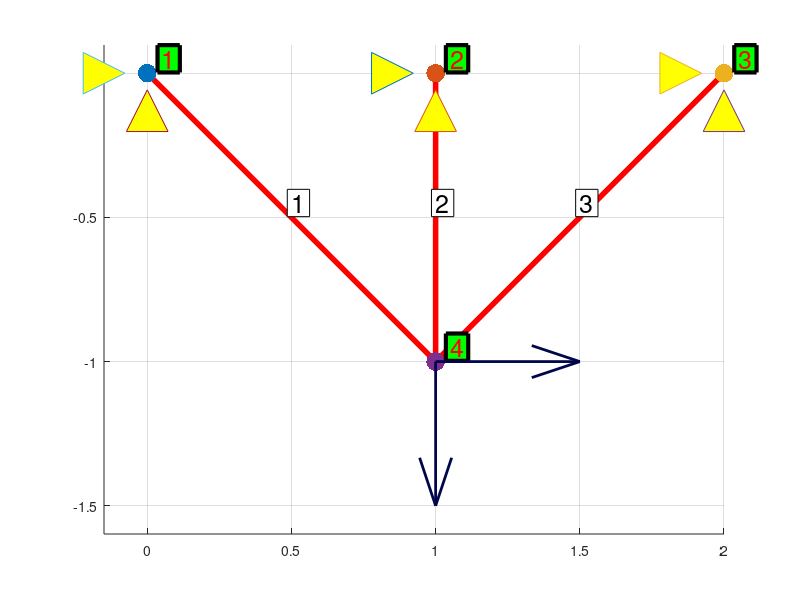

The MATLAB source for this figure:
clc 
clear all % dung clear all de xoa cac bien truoc do
close all
%tao ma tran chua toa do cac node
nut = [0 0 ;...% cot1 la hoanh do x
       1 0;...% cot2 la hoanh do y
       2 0;...%moi nut tong ung so thu tu
     1 -1];%tao ma tran phan tuket noi cac nut
%%khai bao vat lieu
E=1e11;
%khai bao dien tich
A=100e-4;
phantu = [1 4;...
2 4;...
3 4];
dof_he=2*size(nut,1);
%nhap dieu kien chuyen vi 
rangbuoc=[1 2 3 4 5 6];
%rangbuoc=[2 4 5 7];
%nhap dieu kin bien luc
Ftt=zeros(dof_he,1);%khoi tao vector tai tong the
Ftt(7)=10000; %luc tac dung theo phuong x ti nut 4=10000
Ftt(8)=-10000;

%luc tac dung theo phuong y ti nut 4=10000
f1=figure
hold on
grid on
% Tao ma tran phan tu ket noi cac nut
for i = 1: size(phantu,1)
    % lay so thu nut dau va nut cuoi cua tung phan tu tu ma tran "phantu"
    nuti = phantu(i,1);% cot1 la nut dau (nuti), lay hang i vi dang muon xet pt nthi i
    nutj = phantu(i,2);
    xi = nut(nuti,1);% hoanh do
    xj = nut(nutj,1);% hoanh do
    yi = nut(nuti,2);% tung do
    yj = nut(nutj,2);% tung do
    plot([xi xj],[yi yj],'-r','linewidth',4);
end
for i=1:size(phantu,1)
    nuti = phantu(i,1);% cot1 la nut dau (nuti), lay hang i vi dang muon xet pt nthi i
    nutj = phantu(i,2);
    xi = nut(nuti,1);% hoanh do
    xj = nut(nutj,1);% hoanh do
    yi = nut(nuti,2);% tung do
    yj = nut(nutj,2);% tung do
     text((xi+xj)/2,(yi+yj)/2+0.05,num2str(i),'BackgroundColor',[1 1 1],'EdgeColor',[0 0 0],...
    'FontSize',18)%,'Color',[1 0 0],'LineWidth',3)% chuyen tu dang so sang dang chuoi
end
pause(0)
for i = 1:size(nut,1) %lap tu nut 1 den nut 5 (so hang bang 4)
    plot(nut(i,1),nut(i,2),'.','markersize',40);%ve tung nut
    text(nut(i,1)+0.05,nut(i,2)+0.05,num2str(i),'BackgroundColor',[0 1 0],'EdgeColor',[0 0 0],...
    'FontSize',18,'Color',[1 0 0],'LineWidth',3)% chuyen tu dang so sang dang chuoi
end
%%vex dieu kien bien luc
for i=1:length(Ftt)
    m=mod(i,2);
    if m==1&&Ftt(i)~=0%luc ngang tuong ung bac tu do le
        x= nut((i+1)/2,1);%Ftt(i)+1=so nut*2
        y=nut((i+1)/2,2);
        if Ftt(i)>0
            quiver(x,y,0.5,0,'lineWidth',2,'color',[0 0.02 0.3],...
    'autoscalefactor',1);
        else
            quiver(x,y,-0.5,0,'lineWidth',2,'color',[0 0.02 0.3],...
    'autoscalefactor',1);
        end
    elseif m==0&&Ftt(i)~=0
        x= nut((i)/2,1);
        y=nut((i)/2,2);
       if Ftt(i)>0
            quiver(x,y,0,0.5,'lineWidth',2,'color',[0 0.02 0.3],...
    'autoscalefactor',1);
        else
            quiver(x,y,0,-0.5,'lineWidth',2,'color',[0 0.02 0.3],...
    'autoscalefactor',1);
        end
    end
    axis equal
end
%%ve dieu kien bien chuyen vi
for i=1:length(rangbuoc)
    m=mod(rangbuoc(i),2);
    if m==1 %xet rang buoc le 1,3,5
        x= nut((rangbuoc(i)+1)/2,1);
        y=nut((rangbuoc(i)+1)/2,2);
        %sonut*2-1=rangbuoc=>sonut=(rangbuoc+1)/2
        plot(x-0.15,y,'>','markersize',30,'markerfacecolor','y');
    elseif m==0
        x= nut((rangbuoc(i))/2,1);
        y=nut((rangbuoc(i))/2,2);
       plot(x,y-0.13,'^','markersize',30,'markerfacecolor','y');
    end
end
Ktt=zeros(dof_he,dof_he); % k tong the
axis equal
for i = 1: size(phantu,1)
nuti = phantu(i,1);% cot1 la nut dau (nuti), lay hang i vi dang muon xet pt nthi i
nutj = phantu(i,2);
xi = nut(nuti,1);% hoanh do
xj = nut(nutj,1);% hoanh do
yi = nut(nuti,2);% tung do
yj = nut(nutj,2);% tung do
L= sqrt((xj-xi)^2+(yj-yi)^2);%chieu dai cua tung phan tu
S=(yj-yi)/L;%sin goc hop boi phan tu va phuong ngang
C=(xj-xi)/L;%cos goc hop boi phan tu va phuong ngang
Kpt = ((E*A)/L)*[C^2 C*S -C^2 -C*S;....
                 C*S S^2 -C*S -S^2;....
                 -C^2 -C*S C^2 C*S;....
                -C*S -S^2 C*S S^2]
mt_bool=[phantu(i,1)*2-1 phantu(i,1)*2 phantu(i,2)*2-1 phantu(i,2)*2]
Ktt(mt_bool,mt_bool)= Ktt(mt_bool,mt_bool) + Kpt
%Ktt([1 2 7 8],[1 2 7 8])=Ktt([1 2 7 8],[1 2 7 8]) + Kpt
end
Ktt_nguyenven=Ktt%nghia la ktt ban dau truoc khi khu dieu kien bien
%%khu dieu kien bien
for i=1:length(rangbuoc)
    for j=1:dof_he%lap tu dot 1 den dot cuoi cung (tong so cot=dof
    Ktt(rangbuoc(i),j)=0;%hang can thiet la rang buoc
    Ktt(j,rangbuoc(i))=0;
    Ktt(rangbuoc(i),rangbuoc(i))=1;
    end
end
%%gia he pt dai so de tinh vector chuyen vi
Ktt
Utt=inv(Ktt)*Ftt
%%tinh phan luc
phan_luc=Ktt_nguyenven*Utt-Ftt
%% mo phong qua trinh bien dang cua ket cau
% figure
% hold on%chi tac dung cho 1 figure
% phongto=10000;
% N=100;
% for k=1:N%chia qua trinhk bien dang ra N lan
%     hold off
%     plot(0,0'.');
% % Tao ma tran phan tu ket noi cac nut
% for i = 1: size(phantu,1)%ve tat ca phan tu tai lan thu K
%     % lay so thu nut dau va nut cuoi cua tung phan tu tu ma tran "phantu"
%     nuti = phantu(i,1);% cot1 la nut dau (nuti), lay hang i vi dang muon xet pt nthi i
%     nutj = phantu(i,2);
%     xi = nut(nuti,1);% hoanh do
%     xj = nut(nutj,1);% hoanh do
%     yi = nut(nuti,2);% tung do
%     yj = nut(nutj,2);% tung do
%     plot([xi xj],[yi yj],'-r','linewidth',4);
%     mt_bool=[phantu(i,1)*2-1 phantu(i,1)*2 phantu(i,2)*2-1 phantu(i,2)*2]
%     Upt=Utt(mt_bool);%dau ket qua chuyen vi tong pha tu
%     plot([xi+Upt(1)*phongto xj+Upt(3)*phongto],[yi+Upt(2)*phongto yj+Upt(4)*phongto],'-g','linewidth',4);
%     % ve phan tu sau khi bi   en dang
%     hold on
%     grid on
%     axis equal
%     axis([0 2.5 -1.5 0.5]);
%     getframe
%    
% end
% end